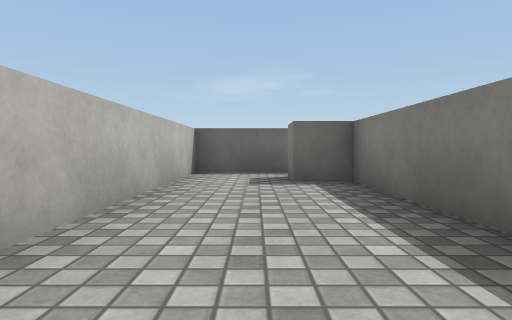
view 1 (above)

16 first-person views from a walk through a 3-D level made in the Unity game engine. The camera is 0.55 m above the floor, tilts 2° down and sees 75° across. The floor is counted in squares, 1 m on a side. Each view is taken from the middle of a square. On the plan, view 1 faces up. The plan holds only what a view shows up to about 9 squares ahead; the rest is blank. The place goes on beyond the plan. Surface patterns are stand-ins for the level's own textures.

view 2
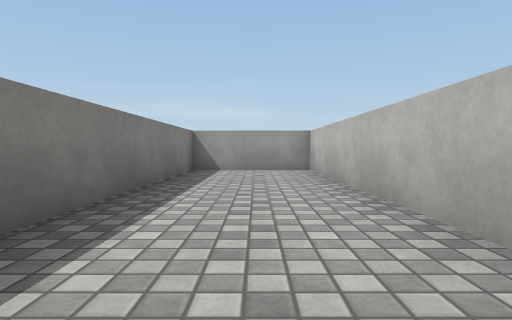

view 3
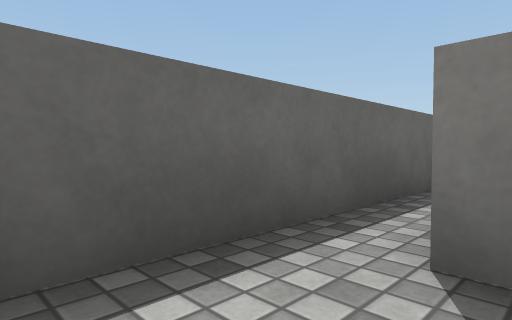

view 4
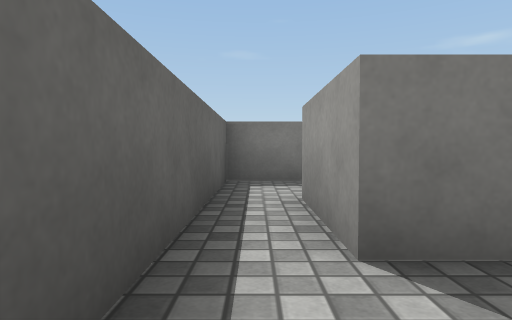

view 5
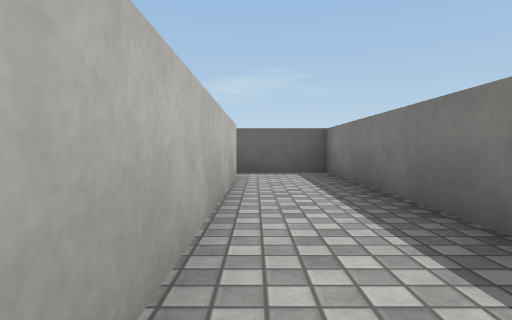

view 6
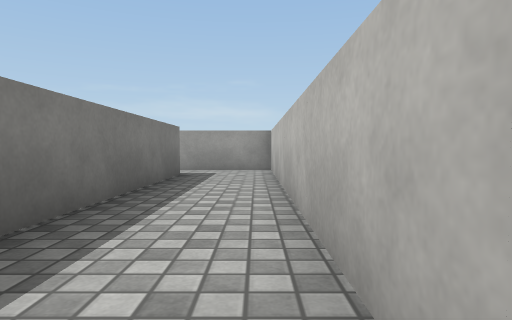

view 7
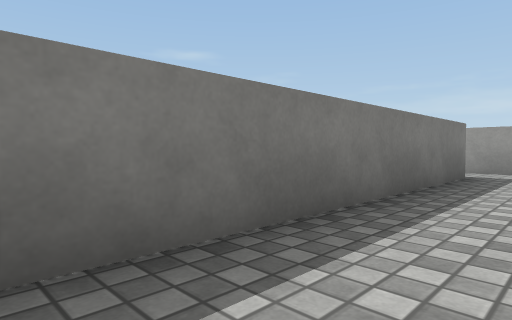

view 8
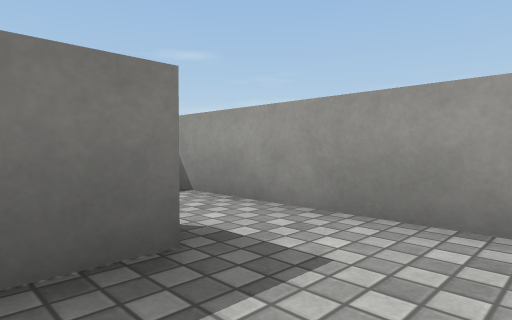

view 9
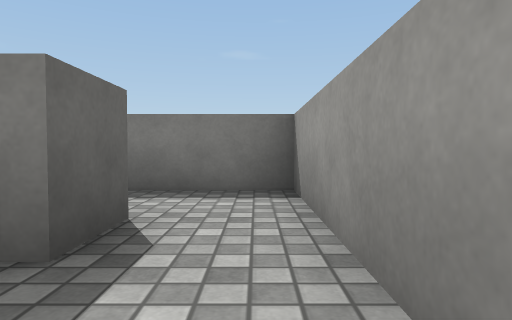

view 10
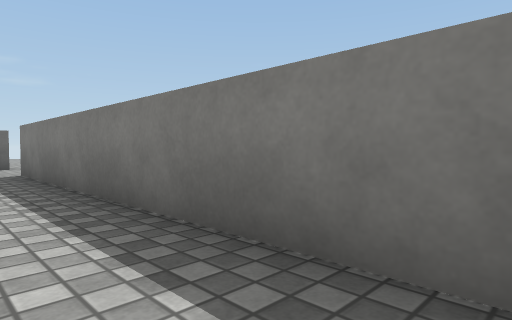

view 11
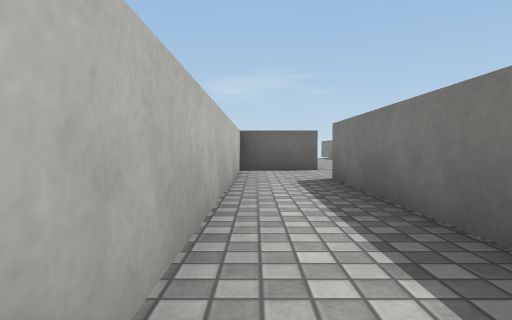

view 12
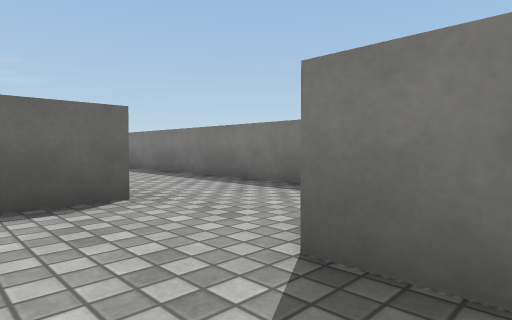

view 13
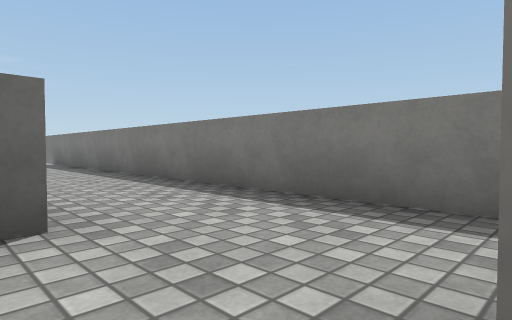

view 14
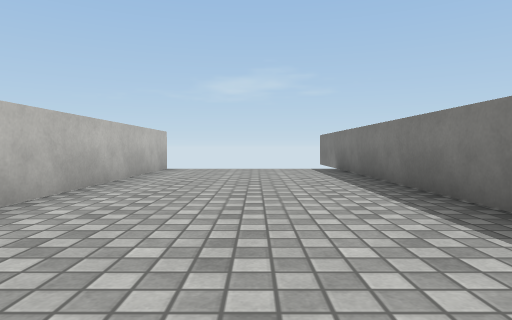

view 15
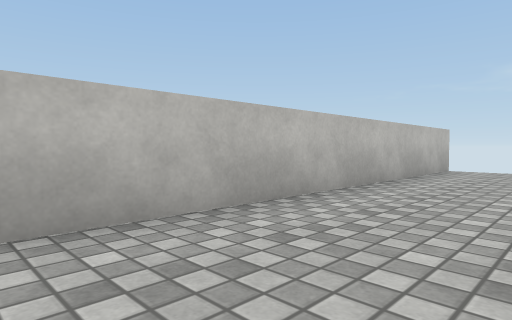

view 16
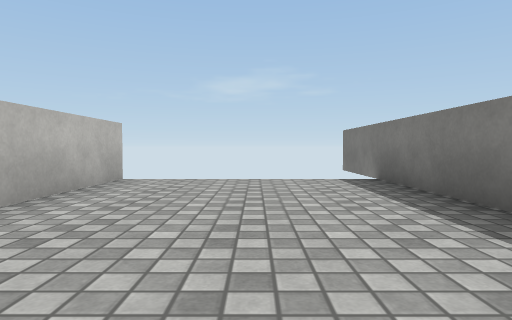

### Floor plan
Points are (right, up) in squares from view 1. A wall is a line through its corners. A room is listed if a view was taken in it or the views show most of it. See-through windows are left out.
Room 1 (views 1, 2, 3, 4)
walls: (2.6, 7.5) (-1.4, 7.5) (-1.4, -3.5) (1.6, -3.5) (1.6, 5.5) (0.6, 5.5) (0.6, 6.5) (2.6, 6.5)
ways out: opening at (1.5, 7) to room 2
Room 2 (views 5, 6, 7, 8, 9)
walls: (5.6, -2) (4.6, -2) (4.6, 7.5) (2.6, 7.5); (2.6, 6.5) (2.6, -3.5) (5.5, -3.5)
ways out: opening at (1.5, 7) to room 1; opening at (5, -3) to room 3
Room 3 (views 10, 11, 12, 13)
walls: (10.2, 5.4) (10.2, 8.6); (7.6, 7.5) (5.6, 7.5) (5.6, -0.5); (5.5, -3.5) (7.4, -3.5) (7.4, 5.1)
ways out: opening at (5, -3) to room 2; opening at (8.5, 8) to room 4; opening at (9, 6)
Room 4 (views 14, 15, 16)
walls: (5.6, 18.1) (5.6, 9.2); (10.2, 8.6) (10.2, 18.5)
ways out: opening at (8.5, 8) to room 3

Positions as (right, up) in squares from view 1, and headings:
1: (0, 0), facing up
2: (0, 5), facing down
3: (-1, 6), facing up-right
4: (-1, 7), facing right
5: (3, 0), facing up
6: (3, 5), facing down
7: (3, 5), facing down-right
8: (3, -1), facing down-right
9: (3, -3), facing right
10: (6, -3), facing up-right
11: (6, -1), facing up
12: (6, 4), facing up-right
13: (7, 5), facing up-right
14: (8, 9), facing up
15: (8, 9), facing up-left
16: (8, 12), facing up
